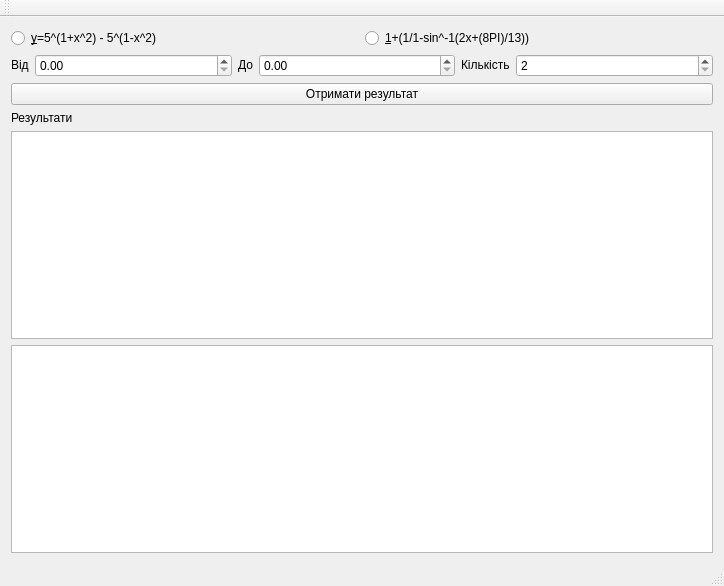
<?xml version="1.0" encoding="UTF-8"?>
<ui version="4.0">
 <class>MainWindow</class>
 <widget class="QMainWindow" name="MainWindow">
  <property name="geometry">
   <rect>
    <x>0</x>
    <y>0</y>
    <width>724</width>
    <height>586</height>
   </rect>
  </property>
  <property name="windowTitle">
   <string>Лабораторна робота №2. Дребезов Денис</string>
  </property>
  <widget class="QWidget" name="centralWidget">
   <layout class="QVBoxLayout" name="verticalLayout">
    <item>
     <layout class="QGridLayout" name="gridLayout_2">
      <property name="sizeConstraint">
       <enum>QLayout::SetFixedSize</enum>
      </property>
      <item row="0" column="0">
       <widget class="QRadioButton" name="radioButton">
        <property name="text">
         <string>&amp;y=5^(1+x^2) - 5^(1-x^2)</string>
        </property>
       </widget>
      </item>
      <item row="0" column="2">
       <widget class="QRadioButton" name="radioButton_2">
        <property name="text">
         <string>&amp;1+(1/1-sin^-1(2x+(8PI)/13))</string>
        </property>
       </widget>
      </item>
     </layout>
    </item>
    <item>
     <layout class="QHBoxLayout" name="horizontalLayout">
      <property name="sizeConstraint">
       <enum>QLayout::SetFixedSize</enum>
      </property>
      <item>
       <widget class="QLabel" name="label_2">
        <property name="sizePolicy">
         <sizepolicy hsizetype="Fixed" vsizetype="Fixed">
          <horstretch>0</horstretch>
          <verstretch>0</verstretch>
         </sizepolicy>
        </property>
        <property name="text">
         <string>Від</string>
        </property>
       </widget>
      </item>
      <item>
       <widget class="QDoubleSpinBox" name="doubleSpinBox_2">
        <property name="singleStep">
         <double>0.100000000000000</double>
        </property>
       </widget>
      </item>
      <item>
       <widget class="QLabel" name="label_3">
        <property name="sizePolicy">
         <sizepolicy hsizetype="Fixed" vsizetype="Fixed">
          <horstretch>0</horstretch>
          <verstretch>0</verstretch>
         </sizepolicy>
        </property>
        <property name="text">
         <string>До</string>
        </property>
       </widget>
      </item>
      <item>
       <widget class="QDoubleSpinBox" name="doubleSpinBox">
        <property name="sizePolicy">
         <sizepolicy hsizetype="Minimum" vsizetype="Fixed">
          <horstretch>0</horstretch>
          <verstretch>0</verstretch>
         </sizepolicy>
        </property>
        <property name="singleStep">
         <double>0.100000000000000</double>
        </property>
       </widget>
      </item>
      <item>
       <widget class="QLabel" name="label_4">
        <property name="sizePolicy">
         <sizepolicy hsizetype="Fixed" vsizetype="Fixed">
          <horstretch>0</horstretch>
          <verstretch>0</verstretch>
         </sizepolicy>
        </property>
        <property name="text">
         <string>Кількість</string>
        </property>
       </widget>
      </item>
      <item>
       <widget class="QSpinBox" name="spinBox">
        <property name="minimum">
         <number>2</number>
        </property>
       </widget>
      </item>
     </layout>
    </item>
    <item>
     <widget class="QPushButton" name="pushButton">
      <property name="text">
       <string>Отримати результат</string>
      </property>
     </widget>
    </item>
    <item>
     <widget class="QLabel" name="label">
      <property name="sizePolicy">
       <sizepolicy hsizetype="Fixed" vsizetype="Fixed">
        <horstretch>0</horstretch>
        <verstretch>0</verstretch>
       </sizepolicy>
      </property>
      <property name="text">
       <string>&lt;html&gt;&lt;head/&gt;&lt;body&gt;&lt;p&gt;Результати&lt;/p&gt;&lt;/body&gt;&lt;/html&gt;</string>
      </property>
     </widget>
    </item>
    <item>
     <widget class="QTableWidget" name="tableWidget"/>
    </item>
    <item>
     <widget class="QGraphicsView" name="graphicsView"/>
    </item>
   </layout>
  </widget>
  <widget class="QMenuBar" name="menuBar">
   <property name="geometry">
    <rect>
     <x>0</x>
     <y>0</y>
     <width>724</width>
     <height>30</height>
    </rect>
   </property>
  </widget>
  <widget class="QToolBar" name="mainToolBar">
   <attribute name="toolBarArea">
    <enum>TopToolBarArea</enum>
   </attribute>
   <attribute name="toolBarBreak">
    <bool>false</bool>
   </attribute>
  </widget>
  <widget class="QStatusBar" name="statusBar"/>
 </widget>
 <layoutdefault spacing="6" margin="11"/>
 <resources/>
 <connections/>
</ui>
